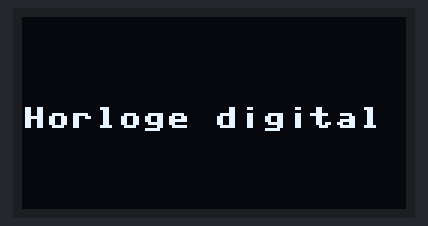
A program run on a simulated Raspberry Pi Pico running MicroPython. On the bench: 128×64 one-colour display. The clock reads 2024-03-15 10:24:30 at power-on unless the program sets it; library files of the repository ran but are not shown: ssd1306.py.

Above: at 0.1 s.
At 5.1 s:
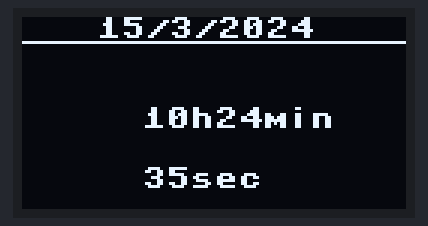
At 13.2 s:
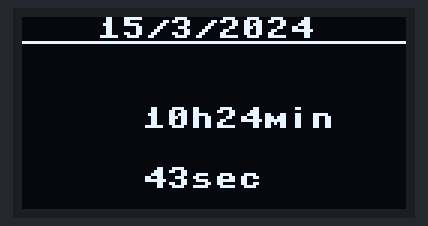
At 21.3 s:
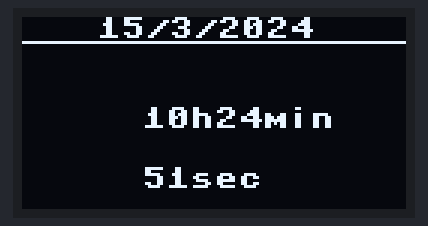
At 29.4 s:
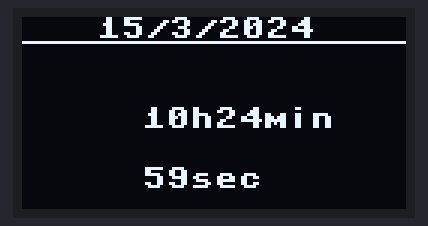
At 37.5 s:
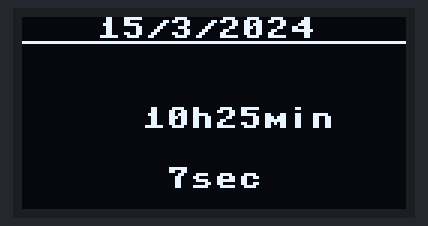

The program:

HorlogeOled.py
```python
import machine
import ssd1306
import time

sdaPin=machine.Pin(8)
sclPin=machine.Pin(9)

i2c=machine.I2C(0,sda=sdaPin, scl=sclPin,freq=400000)
WIDTH=128
HEIGHT=64
oled = ssd1306.SSD1306_I2C(WIDTH,HEIGHT,i2c)
oled.fill(0)

oled.text("Horloge digital", 0, 30)
oled.show()
time.sleep(5)

while True:
    oled.fill(0)
    t = time.localtime()

    oled.text('{}{}{}{}{}'.format(t[2], '/', t[1], '/', t[0]), 25, 0, 1)
    oled.hline(0,8,128,1)
    oled.text('{:2d}{}{:02d}{}'.format(t[3], 'h' if t[5] % 2 else ':', t[4], 'min' if t[5] % 2 else ' '), 40, 30, 1)
    oled.text('{:2d}{}'.format(t[5], 'sec'), 40, 50, 1)
    oled.show()
    time.sleep(2)
```

Measured:
- what the display in image 1 shows lasts 2.0 s, from 5.1 s to 7.1 s
